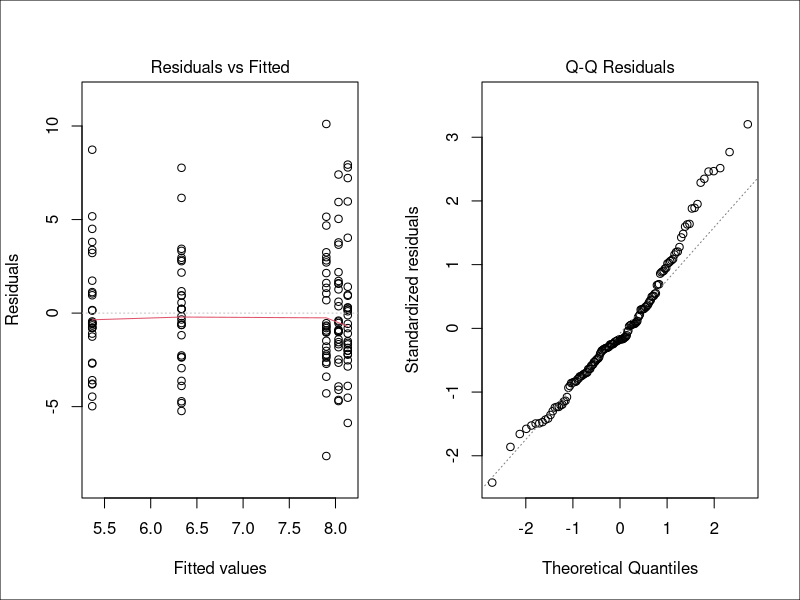
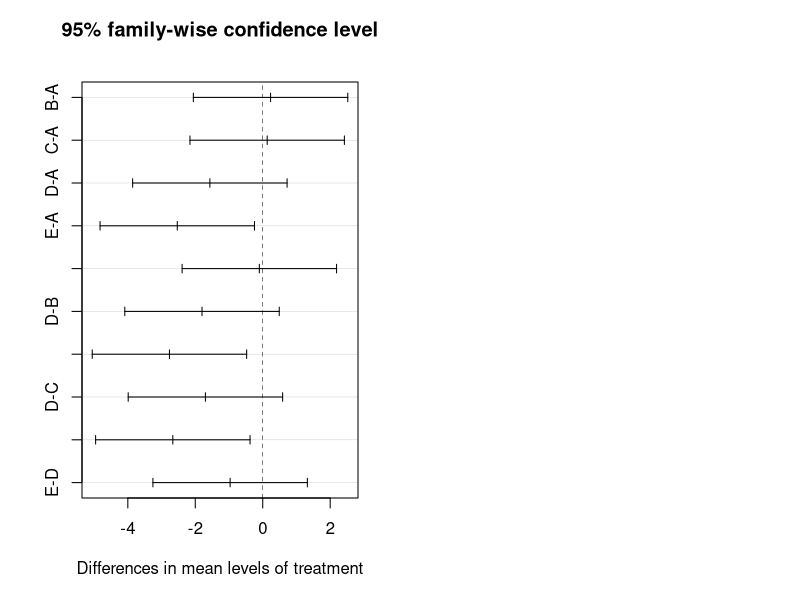

Reproduce these figures in R, in order.
## ---- chunk 1
knitr::opts_chunk$set(
	echo = TRUE,
	message = FALSE,
	warning = FALSE
)
library(tidyverse)
library(knitr)
library(kableExtra)
library(xtable)
library(car)
## ---- chunk 2
patch <- read.csv("data/mosquito.csv")
summary_stats <- patch %>% 
                 group_by(Treatment=treatment) %>% 
                 summarise('Sample Size'=n(),Mean=round(mean(number_bites),2),
                           'Standard Deviation'=round(sd(number_bites),2))
kable(summary_stats, align="c","html",caption = "Table 1: Summary Statistics") %>% 
  kable_styling(bootstrap_options="bordered",full_width=F, position="center") 
## ---- chunk 3
model <- lm(number_bites~treatment, data=patch)
par(mfrow=c(1,2))
plot(model,which=c(1,2), labels.id = F)
box("outer",lty="solid")
## ---- chunk 4
options(knitr.kable.NA='')
kable(anova(model),align="c", digits = 3,"html")%>% 
  kable_styling(bootstrap_options="basic",full_width=F) 

## ---- chunk 5
tukey.test <- TukeyHSD(aov(model),conf.level=.95)
plot(tukey.test)
